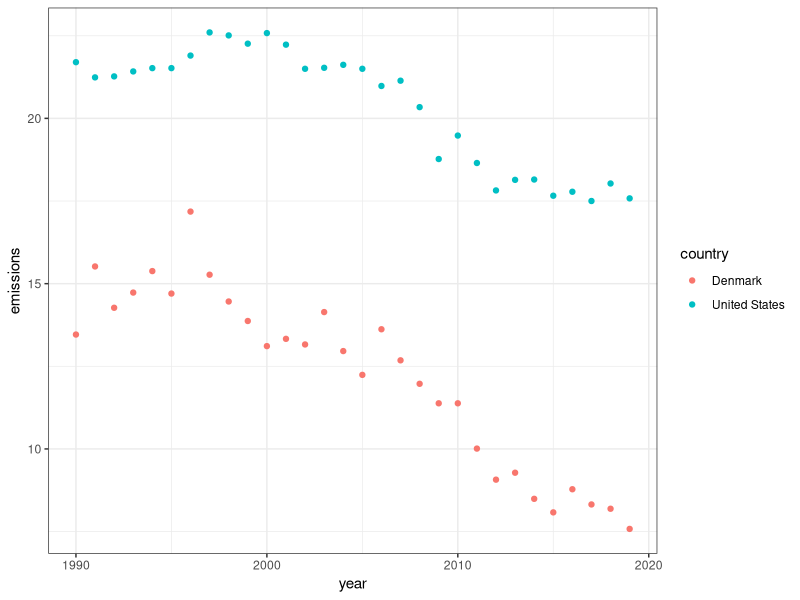
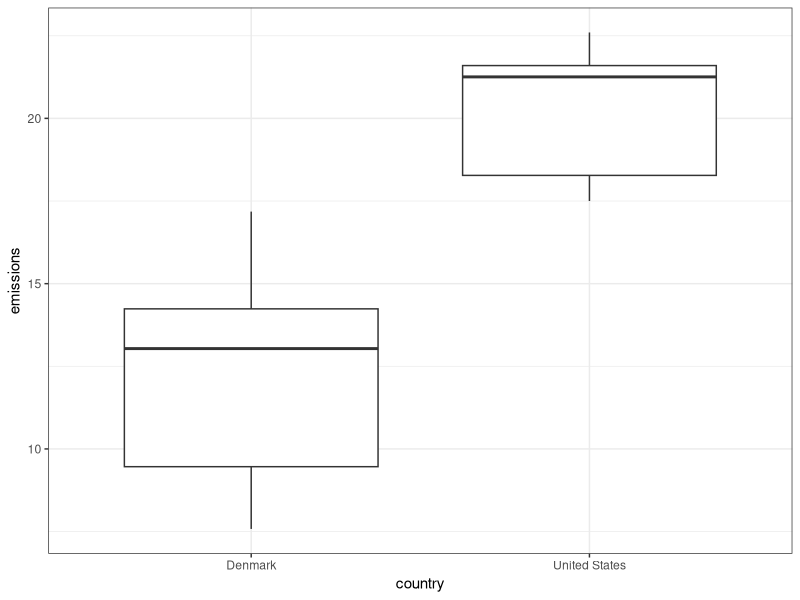

Generate these figures, in order, with R: (Note: this script raises an error after producing the figures.)
## ---- chunk 1
rm(list=ls())
library(here)
library(tidyverse)
library(ggfortify)
## ---- chunk 2
emissions<-read.csv(here("Data for the Code", "CAIT_percapita_allcountries.csv"), stringsAsFactors = TRUE)
## ---- chunk 3
names(emissions)
## ---- chunk 4
str(emissions)
## ---- chunk 5
glimpse(emissions)
## ---- chunk 6
emissions<- emissions %>% select("Country.Region", "X1990":"X2019")
emissions

#The : actually worked inside select, which is neat.
## ---- chunk 7
emissions<-rename(emissions, country=Country.Region)  
# rename allows one to rename individual column names and does not require the coder to type all of the columns.
#Make sure you assign it to your data frame!!!!!!
## ---- chunk 8
emissions <- emissions %>% slice(-194,-195)
# Gets rid of the last two rows.
## ---- chunk 9
#emissions$X1990<- as.numeric(emissions$X1990)
## ---- chunk 10
#for(i in emissions$X1990:emissions$X2019){
#i <- as.numeric(as.character(i))
#}
## ---- chunk 11
#So, instead I separated the data frames into two, just changed the data types of the data frame with the dates in them, and then used cbind to glue them back together into one dataframe! 
emissions1<- emissions %>% select(country)
emissionsfix<- emissions %>% select(-country)
indx <- sapply(emissionsfix, is.factor)
emissionsfix[indx] <- lapply(emissionsfix[indx], function(x) as.numeric(as.character(x)))

#sapply (the data frame, what you want to do to it). So you assign indx to all the columns that are factors in emissionsfix. And then lapply does what you want it to do to every single column. So you say I want you to work with emissionsfix[at the index indx] and then do this function, which is to make all of it to character and then to a number. You cannot go from factor to number.

emissions<- cbind(emissions1, emissionsfix)
## ---- chunk 12
emissions_long<-emissions %>% pivot_longer(cols=c('X1990':'X2019'),
                    names_to='year',
                    values_to='emissions')
## ---- chunk 13
emissions_US_Denmark<- emissions_long %>% filter(country=="Denmark" | country =="United States")
## ---- chunk 14

emissions_US_Denmark$year<- 'NA'
emissions_US_Denmark$year<- as.numeric(emissions_US_Denmark$year)
emissions_US_Denmark[1:30,2]<-1990:2019
emissions_US_Denmark[31:60,2]<- 1990:2019
## ---- chunk 15
summary(emissions_US_Denmark)
## ---- chunk 16
ggplot(emissions_US_Denmark, aes(x=year, y=emissions, colour=country)) + geom_point()+ theme_bw()
## ---- chunk 17
ggplot(emissions_US_Denmark, aes(x=country, y=emissions)) + geom_boxplot()+ theme_bw()
## ---- chunk 18
write.csv(emissions_US_Denmark, here("Data for the Code", "emissions_corrected_US_Denmark.csv"), row.names=FALSE)

#row.names=FALSE prevents R from adding extra blank rows to the csv.

write.csv(emissions_long, here("Data for the Code", "Corrected_Data_sets", "emissions_corrected_all.csv"), row.names=FALSE)
## ---- chunk 19
allfiles<- list.files(here("Data for the Code", "Facebook_data"), pattern="Facebook_2022")
## ---- chunk 20
pivot_longer(Agentina:Vietnam, names_to="Country", values_to="Number")
## ---- chunk 21
